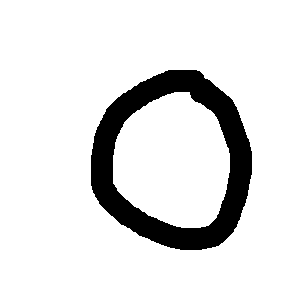
#> input picture data/digits/0_1.png, 308 x 308 px; its folder holds only this picture in this run
$ jupyter execute --allow-errors digits_training.ipynb
#> lines starting #> are read from the running program, lines starting #| are printed output that depends on the picture; after the words box and inside, x2 and y2 are one past the last pixel; in counts of white or black regions, pixels touching at a corner belong together
[cell 1]
import os
from PIL import Image
import numpy as np
import pandas as pd
from matplotlib import pyplot as plt

def plot_digit(dgts, tit = None):
    f, ax = plt.subplots()
    ax.imshow(dgts.reshape(30, 30),cmap='gray')
    if tit: ax.set_title(tit)
    plt.show()

[cell 2]
def get_trainng_digits(path):
#> called with path = '../data/digits'
    data = []
    labels = []
    digit_ns = [f for f in os.listdir(path)]
    for n, digit_n in enumerate(digit_ns):
        imagen_original = Image.open(os.path.join(path,digit_n))
#> imagen_original is the input picture: PIL image 308x308 RGB; 89.1% white; 1 black region, box (x1, y1, x2, y2) and area: (91, 70, 252, 250) 10356
        imagen_redimensionada = imagen_original.resize((30, 30))
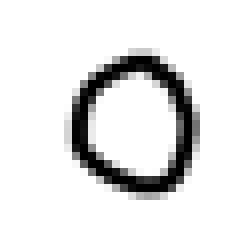
#> imagen_redimensionada: PIL image 30x30 RGB (shown 8 times larger); min 0, max 255, mean 227.1
        imagen_escala_de_grises = imagen_redimensionada.convert("L")
        datos_pixeles = list(imagen_escala_de_grises.getdata())
#> datos_pixeles = 900 values, max 255 at index 0, min 0 at index 227, mean 227.1
        datos_pixeles_normalizados = [int(pixel / 255 * 15) for pixel in datos_pixeles]
#> datos_pixeles_normalizados = 900 values, max 15 at index 0, min 0 at index 226, mean 13.28
        data.append(datos_pixeles_normalizados)
        labels.append(digit_n.split('_')[0])
    return {'data': np.array(data), 'labels': labels}
digits_path = '../data/digits'
trainng_digits = get_trainng_digits(digits_path)
#> trainng_digits = 2 items

plot_digit(trainng_digits['data'][0], tit = None)
#> in plot_digit, `plt.show()`:
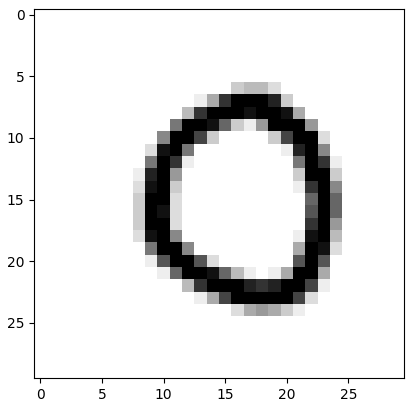
#> figure drawn by matplotlib, 1 panel

$ run again, on data/digits/0_10.png
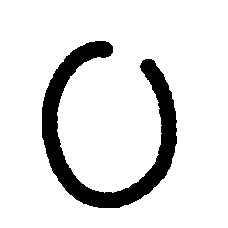
#> input picture data/digits/0_10.png, 228 x 228 px
#> in get_trainng_digits, imagen_original is the input picture: PIL image 228x228 RGB; 88% white; 1 black region, box (x1, y1, x2, y2) and area: (42, 41, 177, 208) 6256
#> in get_trainng_digits, `imagen_redimensionada = imagen_original.resize((30, 30))`:
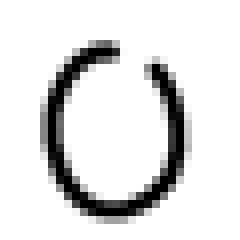
#> imagen_redimensionada: PIL image 30x30 RGB (shown 8 times larger); min 0, max 255, mean 224.3
#> datos_pixeles = 900 values, max 255 at index 0, min 0 at index 191, mean 224.3
#> datos_pixeles_normalizados = 900 values, max 15 at index 0, min 0 at index 191, mean 13.12
#> trainng_digits = 2 items
#> in plot_digit, `plt.show()`:
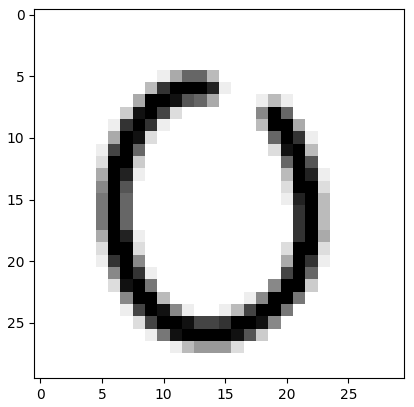
#> figure drawn by matplotlib, 1 panel

$ run again, on data/digits/0_11.png
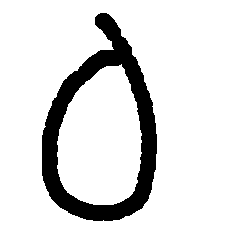
#> input picture data/digits/0_11.png, 228 x 228 px
#> in get_trainng_digits, imagen_original is the input picture: PIL image 228x228 RGB; 86.1% white; 1 black region, box (x1, y1, x2, y2) and area: (42, 13, 157, 221) 7230
#> in get_trainng_digits, `imagen_redimensionada = imagen_original.resize((30, 30))`:
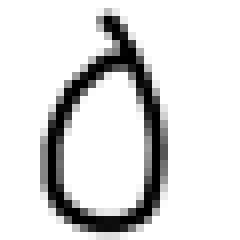
#> imagen_redimensionada: PIL image 30x30 RGB (shown 8 times larger); min 0, max 255, mean 219.5
#> datos_pixeles = 900 values, max 255 at index 0, min 0 at index 73, mean 219.5
#> datos_pixeles_normalizados = 900 values, max 15 at index 0, min 0 at index 73, mean 12.83
#> trainng_digits = 2 items
#> in plot_digit, `plt.show()`:
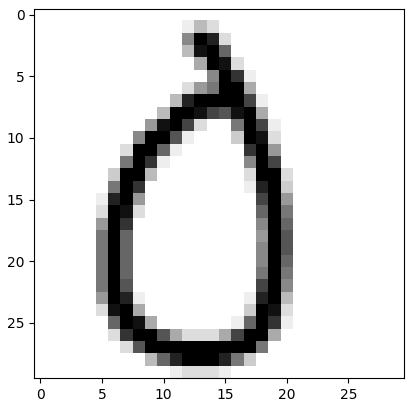
#> figure drawn by matplotlib, 1 panel
